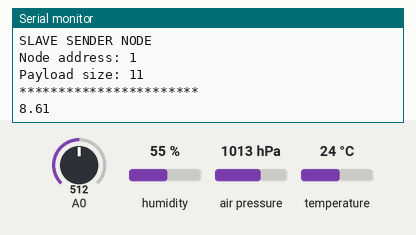
Bench run of a sketch on a simulated Arduino Uno, built with avr-gcc and run on an emulated ATmega328P. On the bench: the last lines printed to the serial monitor. The inputs (shaded band) are chosen by the test bench; at power-on: temperature 24 °C, A0 = 512, humidity 55 %, air pressure 1013 hPa.

Above: at 1.8 s.
1.9 s: temperature set to 12 °C
At 3.0 s:
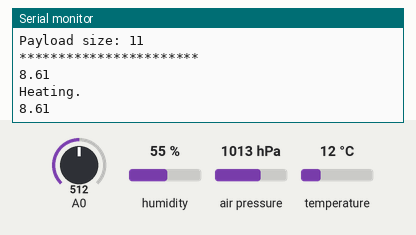
4.7 s: temperature set to 33 °C
At 6.2 s:
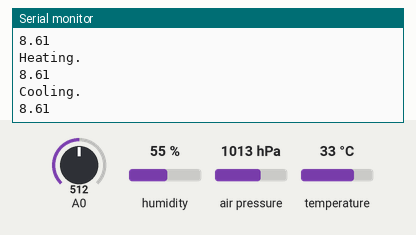
8.0 s: A0 set to 716
At 9.3 s:
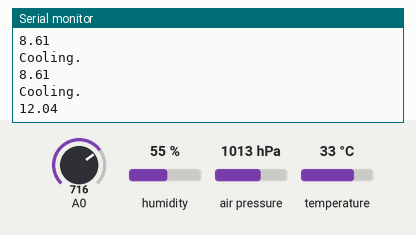
9.5 s: A0 set to 992
At 10.4 s:
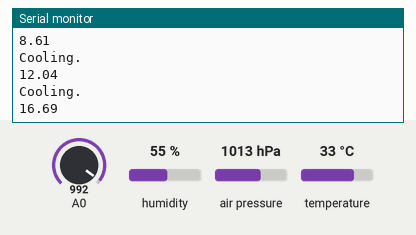
Timing chart, 0 to 12.0 s (numbered marks = the images above; inputs shaded):
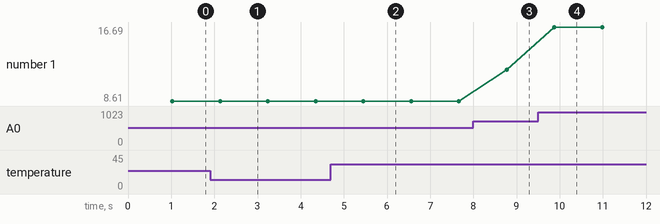

The sketch:

slavebattery.ino
```cpp
/*
 For voltages higher than 9.99, increase PAYLOAD_SIZE by 1 & change (increase) the number for every ********************[INCREASE] in the slave and master
 */

#include <Wire.h>
#include <Adafruit_Sensor.h>
#include <Adafruit_BME280.h>

#define SEALEVELPRESSURE_HPA (1013.25)
#define NODE_ADDRESS 1  // Change this unique address for each I2C slave node
#define PAYLOAD_SIZE 11 // Number of bytes  expected to be received by the master *************************[INCREASE]
byte nodePayload[PAYLOAD_SIZE];

//char c = "Hello";
//float nodePayload;
float Temp;
float PRESSURE;
float ALTITUDE;
float HUMIDITY;
Adafruit_BME280 bme;

int PIN_HEATING= 2;
int PIN_COOLING =4;
int T_L =15;
int T_H= 30;

void setup()
{
Serial.begin(9600);
  Serial.println("SLAVE SENDER NODE");
  Serial.print("Node address: ");
  Serial.println(NODE_ADDRESS);
  Serial.print("Payload size: ");
  Serial.println(PAYLOAD_SIZE);
  Serial.println("***********************");
  Wire.begin(NODE_ADDRESS);  // Activate I2C network
  Wire.begin();             //For env. measurement
  if (!bme.begin(0x76)) {
    Serial.println("Could not find a valid BME280 sensor, check wiring!");
    while (1);
  }
  Wire.onRequest(requestEvent); // Request attention of master node
}

union Float {
    float    m_float;
    uint8_t  m_bytes[sizeof(float)];
};

float        TEMP;
uint8_t      bytes[sizeof(float)];
Float        myFloat;

union Double {
    double    m_double;
    uint8_t  m_bytesV[sizeof(double)];
};

double VOLT;
uint8_t bytesV[sizeof(double)];
Double        myDouble;

void loop()
{
  delay(1000);
  Temp = bme.readTemperature();
  PRESSURE = bme.readPressure() / 100.0F ;
  ALTITUDE = bme.readAltitude(SEALEVELPRESSURE_HPA);
  HUMIDITY = bme.readHumidity();
  //1 byte = 8 bit -> 1 float = 32 bit -> 1 float = 4 byte
  TEMP = Temp;
   *(float*)(bytes) = TEMP;  // convert float to bytes
    printf("bytes = [ 0x%.2x, 0x%.2x, 0x%.2x, 0x%.2x ]\r\n", bytes[0], bytes[1], bytes[2], bytes[3], bytes[4]);
 nodePayload[0] = NODE_ADDRESS;
  for(int i = 1; i <= 4; i++){
      nodePayload[i] = bytes[i-1];
  }

  // float T = read_Temperature();
//for temperature control

 if (Temp>T_H){
    activate_cooler();
    Serial.println("Cooling.");}

 else if (Temp<T_L){
    activate_heater();
    Serial.println("Heating.");
    }
 else{ deactivate();}

    double R1 = 19.902; // resistance of resistor in voltage divider in kOhms
    double R2 = 4.717;
  double factor = (R1+R2)/R2; //ratio to go from measured voltage to actual voltage of battery
  // read the input on analog pin 0:
  int sensorValue = analogRead(A0);
  double voltage = factor * sensorValue * 3.3 /1024;// 3.3/1024 is to convert to a voltage, where 3.3 is the max voltage the arduino can measure. (3.3 for Due, 5.0 for most others)
    VOLT = voltage;
    Serial.println(VOLT);
     *(double*)(bytesV) = VOLT;
 for(int j = 5; j<=9; j++){       //                                                                      *************************[INCREASE]
     nodePayload[j] = bytesV[j-6];
 }
  delay(100);
}

void requestEvent()
{
  Wire.write(nodePayload, PAYLOAD_SIZE);//nodePayload, PAYLOAD_SIZE.
  Serial.print("Sensor value: ");  // for debugging purposes
}


void activate_heater(){
  digitalWrite(PIN_COOLING,LOW);
  digitalWrite(PIN_HEATING,HIGH); }

void activate_cooler(){
  digitalWrite(PIN_HEATING,LOW);
  digitalWrite(PIN_COOLING,HIGH);}

void deactivate(){
  digitalWrite(PIN_COOLING,LOW);
  digitalWrite(PIN_HEATING,LOW);}
```

Measured:
- after the input at 1.9 s, the serial monitor: prints a new line after 0.23 s (image 1)
- after the input at 4.7 s, the serial monitor: prints a new line after 0.74 s (image 2)
- after the input at 8.0 s, the serial monitor: prints a new line after 0.77 s (image 3)
- after the input at 9.5 s, the serial monitor: prints a new line after 0.38 s (image 4)
- plotted number 1: 8.61 → 12.04 after the input at 8.0 s, 12.04 → 16.69 after the input at 9.5 s
